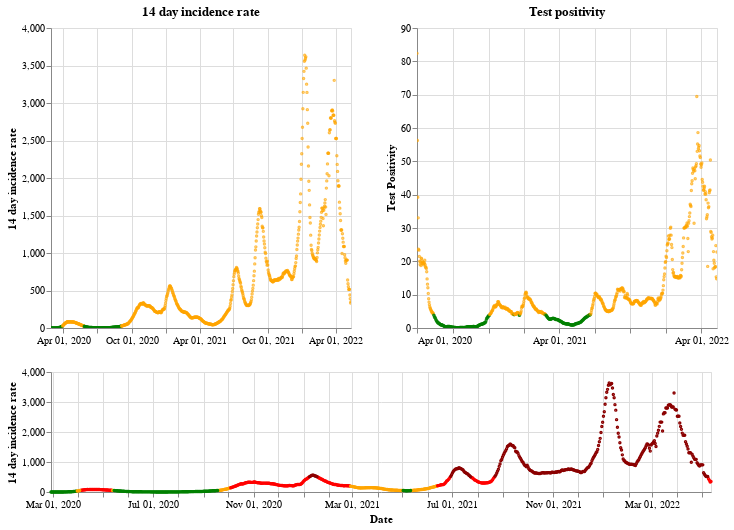

The notebook cell saved with this chart:
### Markdown cell above
## Scotland

### Code cell
plot_traffic_light('Scotland')

### Figure 1 — Vega-Lite specification as saved in the notebook (floating-point values rounded to 4 significant figures; data arrays with more than 128 entries replaced by an {"elided": "..."} marker saying what was removed)
{"config": {"view": {"continuousWidth": 400, "continuousHeight": 300}}, "vconcat": [{"hconcat": [{"mark": {"type": "point", "size": 2}, "encoding": {"color": {"condition": {"value": "green", "test": "(datum.twoWeeklyCasesRate <= 25)"}, "value": "orange"}, "tooltip": [{"type": "nominal", "field": "areaName"}, {"type": "temporal", "field": "date"}, {"type": "quantitative", "field": "twoWeeklyCasesRate"}, {"type": "quantitative", "field": "testPositivity"}], "x": {"type": "temporal", "axis": {"title": ""}, "field": "date", "scale": {"domain": {"selection": "DateBrush"}}, "timeUnit": "yearmonthdate"}, "y": {"type": "quantitative", "axis": {"title": "14 day incidence rate"}, "field": "twoWeeklyCasesRate"}}, "title": "14 day incidence rate", "width": 300}, {"mark": {"type": "point", "size": 2}, "encoding": {"color": {"condition": {"value": "green", "test": "(datum.testPositivity <= 4)"}, "value": "orange"}, "tooltip": [{"type": "nominal", "field": "areaName"}, {"type": "temporal", "field": "date"}, {"type": "quantitative", "field": "twoWeeklyCasesRate"}, {"type": "quantitative", "field": "testPositivity"}], "x": {"type": "temporal", "axis": {"title": ""}, "field": "date", "scale": {"domain": {"selection": "DateBrush"}}, "timeUnit": "yearmonthdate"}, "y": {"type": "quantitative", "axis": {"title": "Test Positivity"}, "field": "testPositivity"}}, "title": "Test positivity", "width": 300}]}, {"layer": [{"mark": {"type": "point", "size": 2}, "encoding": {"color": {"condition": {"value": "orange", "test": "(((datum.testPositivity < 4) && (datum.twoWeeklyCasesRate >= 50)) && (datum.twoWeeklyCasesRate < 200))"}, "value": "red"}, "opacity": {"condition": {"value": 1, "test": "((datum.twoWeeklyCasesRate >= 50) && (datum.twoWeeklyCasesRate < 500))"}, "value": 0}, "tooltip": [{"type": "nominal", "field": "areaName"}, {"type": "temporal", "field": "date"}, {"type": "quantitative", "field": "twoWeeklyCasesRate"}, {"type": "quantitative", "field": "testPositivity"}], "x": {"type": "temporal", "axis": {"title": "Date"}, "field": "date", "timeUnit": "yearmonthdate"}, "y": {"type": "quantitative", "axis": {"title": "14 day incidence rate"}, "field": "twoWeeklyCasesRate"}}, "selection": {"DateBrush": {"type": "interval", "encodings": ["x"], "fields": ["Time"]}}}, {"mark": {"type": "point", "size": 2}, "encoding": {"color": {"value": "darkred"}, "opacity": {"condition": {"value": 1, "test": "(datum.twoWeeklyCasesRate >= 500)"}, "value": 0}, "tooltip": [{"type": "nominal", "field": "areaName"}, {"type": "temporal", "field": "date"}, {"type": "quantitative", "field": "twoWeeklyCasesRate"}, {"type": "quantitative", "field": "testPositivity"}], "x": {"type": "temporal", "axis": {"title": "Date"}, "field": "date", "timeUnit": "yearmonthdate"}, "y": {"type": "quantitative", "axis": {"title": "14 day incidence rate"}, "field": "twoWeeklyCasesRate"}}}, {"mark": {"type": "point", "size": 2}, "encoding": {"color": {"condition": {"value": "green", "test": "((datum.testPositivity < 4) && (datum.twoWeeklyCasesRate < 50))"}, "value": "orange"}, "opacity": {"condition": {"value": 1, "test": "(datum.twoWeeklyCasesRate < 50)"}, "value": 0}, "tooltip": [{"type": "nominal", "field": "areaName"}, {"type": "temporal", "field": "date"}, {"type": "quantitative", "field": "twoWeeklyCasesRate"}, {"type": "quantitative", "field": "testPositivity"}], "x": {"type": "temporal", "axis": {"title": "Date"}, "field": "date", "timeUnit": "yearmonthdate"}, "y": {"type": "quantitative", "axis": {"title": "14 day incidence rate"}, "field": "twoWeeklyCasesRate"}}}], "height": 120, "width": 660}], "data": {"name": "data-2775f6892aaf743cb99645980063a0e8"}, "$schema": "https://vega.github.io/schema/vega-lite/v4.8.1.json", "datasets": {"data-2775f6892aaf743cb99645980063a0e8": {"elided": "805 records"}}}
